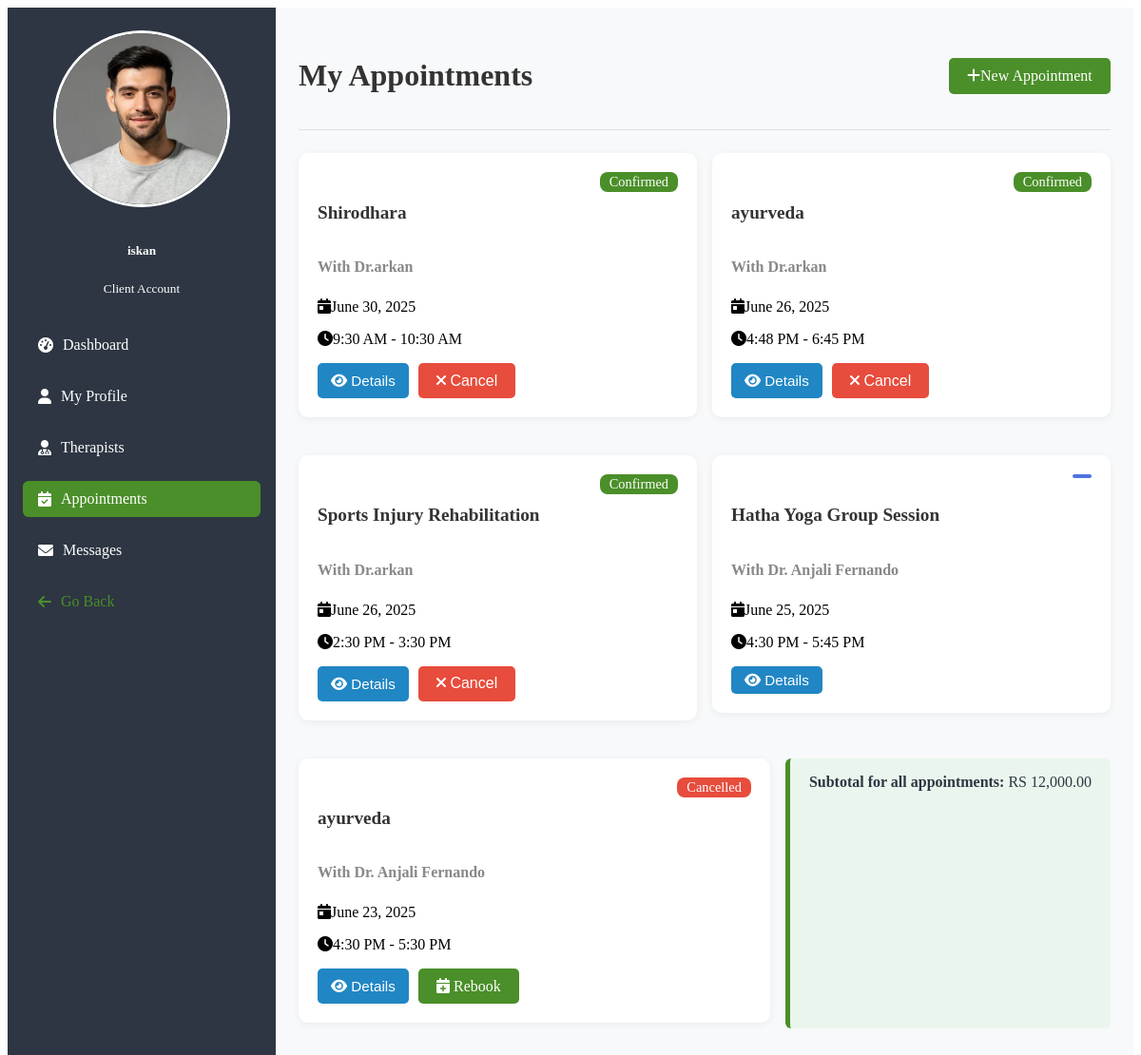
The page /client_appointments.php (signed in) on the database its author committed.
### tables this page shows
CREATE TABLE `client_profiles` (
  `profile_id` int(11) NOT NULL,
  `user_id` int(11) NOT NULL,
  `full_name` varchar(100) DEFAULT NULL,
  `date_of_birth` date DEFAULT NULL,
  `gender` varchar(20) DEFAULT NULL,
  `phone` varchar(20) DEFAULT NULL,
  `address` text DEFAULT NULL,
  `profile_picture` varchar(255) DEFAULT NULL
);

CREATE TABLE `appointments` (
  `id` int(11) NOT NULL,
  `user_id` int(11) NOT NULL,
  `therapist_id` int(11) NOT NULL,
  `service_id` int(11) NOT NULL,
  `title` varchar(100) NOT NULL,
  `description` text NOT NULL,
  `appointment_date` date NOT NULL,
  `appointment_time` time NOT NULL,
  `status` enum('pending','confirmed','cancelled') NOT NULL,
  `created_at` datetime NOT NULL DEFAULT current_timestamp(),
  `start_time` time NOT NULL,
  `end_time` time NOT NULL,
  `notes` text DEFAULT NULL
);

CREATE TABLE `services` (
  `service_id` int(11) NOT NULL,
  `name` varchar(100) NOT NULL,
  `description` text DEFAULT NULL,
  `duration` int(11) NOT NULL COMMENT 'Duration in minutes',
  `price` decimal(10,2) NOT NULL,
  `category` varchar(50) DEFAULT NULL,
  `is_active` tinyint(1) DEFAULT 1,
  `created_at` timestamp NOT NULL DEFAULT current_timestamp(),
  `updated_at` timestamp NOT NULL DEFAULT current_timestamp() ON UPDATE current_timestamp(),
  `image_path` varchar(255) DEFAULT ''
);

CREATE TABLE `users` (
  `user_id` int(11) NOT NULL,
  `username` varchar(50) NOT NULL,
  `pwd` varchar(225) NOT NULL,
  `phone` int(20) NOT NULL,
  `email` varchar(100) NOT NULL,
  `role` enum('client','therapist','admin') NOT NULL
);

### client_appointments.php (the view, shortened to what this page needs)
<?php
include('dbconnect.php');
$profile_stmt = $conn->prepare("SELECT * FROM client_profiles WHERE user_id = ?");
$profile_stmt->bind_param("i", $_SESSION['user_id']);
$profile_stmt->execute();
$profile_result = $profile_stmt->get_result();
$profile = $profile_result->fetch_assoc();
$appointments = [];
$sql = "
    SELECT
        a.id as appointment_id,
        a.appointment_date,
        a.start_time,
        a.end_time,
        a.status,
        a.notes,
        s.name as service_name,
        s.price as service_price,
        s.description as service_description,
        u.username as therapist_name,
        u.email as therapist_email,
        t.specialization as therapist_specialization
    FROM appointments a
    JOIN services s ON a.service_id = s.service_id
    JOIN users u ON a.therapist_id = u.user_id
    LEFT JOIN therapists t ON u.user_id = t.user_id
    WHERE a.user_id = ?
    ORDER BY a.appointment_date DESC, a.start_time DESC
";
$stmt = $conn->prepare($sql);
$stmt->bind_param("i", $_SESSION['user_id']);
$stmt->execute();
$result = $stmt->get_result();
while ($row = $result->fetch_assoc()) {
    $appointments[] = $row;
}
?>
<!DOCTYPE html>
<html lang="en">
<head>
    <link rel="stylesheet" href="client_dashboard_custom.css">
    <link rel="stylesheet" href="common.css">
    <link rel="stylesheet" href="https://cdnjs.cloudflare.com/ajax/libs/font-awesome/6.0.0/css/all.min.css">
</head>
<body>
    <div class="dashboard-flex">
        <div class="dashboard-sidebar-custom">
            <div class="text-center mb-4">
                <div class="mb-3">
                    <?php if ($profile && !empty($profile['profile_picture'])): ?>
                        <img src="../<?php echo htmlspecialchars($profile['profile_picture']); ?>" class="profile-picture" alt="Profile Picture">
                    <?php else: ?>
                        <img src="../assets/images/default-profile.jpg" class="profile-picture" alt="Profile Picture">
                    <?php endif; ?>
                </div>
                <h5><?php echo htmlspecialchars($profile['full_name'] ?? $_SESSION['username']); ?></h5>
                <small>Client Account</small>
            </div>
            <ul class="sidebar-nav">
                <li><a class="sidebar-link" href="client_dashboard.php"><i class="fas fa-tachometer-alt me-2"></i>Dashboard</a></li>
                <li><a class="sidebar-link" href="client_profile.php"><i class="fas fa-user me-2"></i>My Profile</a></li>
                <li><a class="sidebar-link" href="client_therapists.php"><i class="fas fa-user-md me-2"></i>Therapists</a></li>
                <li><a class="sidebar-link active" href="client_appointments.php"><i class="fas fa-calendar-check me-2"></i>Appointments</a></li>
                <li class="position-relative"><a class="sidebar-link" href="client_messages.php"><i class="fas fa-envelope me-2"></i>Messages</a></li>
                <li class="spacing-top"><a class="sidebar-link text-primary" href="index.php"><i class="fas fa-arrow-left me-2"></i>Go Back</a></li>
            </ul>
        </div>
        <div class="dashboard-main">
            <div class="dashboard-header">
                <h1>My Appointments</h1>
                <a href="book_appointment.php" class="btn-custom"><i class="fas fa-plus me-2"></i>New Appointment</a>
            </div>
            <div class="row" style="display: flex; flex-wrap: wrap; gap: 16px;">
                <?php if (empty($appointments)): ?>
                    <div style="flex: 1 1 100%;">
                        <div class="alert-custom alert-info-custom">You don't have any appointments yet.</div>
                    </div>
                <?php else: ?>
                    <?php
                    $subtotal = 0;
                    foreach ($appointments as $appointment):
                        if ($appointment['status'] !== 'cancelled' && $appointment['status'] !== 'declined') {
                            $subtotal += $appointment['service_price'];
                        }
                    ?>
                    <div style="flex: 1 1 45%; min-width: 320px;">
                        <div class="card-custom appointment-card mb-4">
                            <div class="card-body-custom">
                                <div style="display: flex; justify-content: space-between; align-items: start;">
                                    <div>
                                        <h5 class="card-title-custom"><?php echo htmlspecialchars($appointment['service_name']); ?></h5>
                                        <h6 class="card-subtitle-custom">
                                            With <?php echo htmlspecialchars($appointment['therapist_name']); ?>
                                        </h6>
                                    </div>
                                    <span class="card-badge card-badge-<?php
                                        switch($appointment['status']) {
                                            case 'confirmed': echo 'success'; break;
                                            case 'cancelled': echo 'danger'; break;
                                            default: echo 'primary';
                                        }
                                    ?>">
                                        <?php echo ucfirst($appointment['status']); ?>
                                    </span>
                                </div>
                                <div class="spacing-top">
                                    <p class="card-text mb-1"><i class="fas fa-calendar-day me-2"></i><?php echo date('F j, Y', strtotime($appointment['appointment_date'])); ?></p>
                                    <p class="card-text mb-1"><i class="fas fa-clock me-2"></i><?php echo date('g:i A', strtotime($appointment['start_time'])); ?> - <?php echo date('g:i A', strtotime($appointment['end_time'])); ?></p>
                                </div>
                                <div class="appointment-actions" style="display: flex; gap: 10px; margin-top: 15px;">
                                    <button class="btn-custom btn-custom-secondary toggle-details-custom" data-target="details-<?php echo $appointment['appointment_id']; ?>"><i class="fas fa-eye me-1"></i> Details</button>
                                    <?php if ($appointment['status'] === 'pending' || $appointment['status'] === 'confirmed'): ?>
                                        <form method="post" style="display: inline;">
                                            <button type="submit" name="cancel_appointment" class="btn-custom btn-custom-danger" onclick="return confirm('Are you sure you want to cancel this appointment?')"><i class="fas fa-times me-1"></i> Cancel</button>
                                        </form>
                                    <?php endif; ?>
                                    <?php if ($appointment['status'] === 'cancelled'): ?>
                                        <a href="book_appointment.php?rebook=<?php echo $appointment['appointment_id']; ?>" class="btn-custom btn-custom-success"><i class="fas fa-calendar-plus me-1"></i> Rebook</a>
                                    <?php endif; ?>
                                </div>
                            </div>
                        </div>
                    </div>
                    <?php endforeach; ?>
                    <div class="alert-custom alert-info-custom text-end mt-4"><strong>Subtotal for all appointments:</strong> RS <?php echo number_format($subtotal, 2); ?></div>
                <?php endif; ?>
            </div>
        </div>
    </div>
</body>
</html>

### client_dashboard_custom.css (style rules this page uses)
.dashboard-flex { display: flex; min-height: 100vh; }
.dashboard-sidebar-custom { width: 250px; background: #2d3642; color: #fff; padding: 24px 16px; box-shadow: 2px 0 8px rgba(0,0,0,0.04); }
.dashboard-sidebar-custom .profile-picture { width: 180px; height: 180px; border-radius: 50%; object-fit: cover; border: 3px solid #fff; margin-bottom: 12px; }
.dashboard-sidebar-custom .sidebar-nav { list-style: none; padding: 0; margin: 32px 0 0 0; }
.dashboard-sidebar-custom .sidebar-nav li { margin-bottom: 16px; }
.dashboard-sidebar-custom .sidebar-link { display: flex; align-items: center; color: #fff; text-decoration: none; padding: 10px 16px; border-radius: 6px; transition: background 0.2s; font-size: 1rem; position: relative; }
.dashboard-sidebar-custom .sidebar-link.active, .dashboard-sidebar-custom .sidebar-link:hover { background: #4a8f29; color: #fff; }
.dashboard-main { flex: 1; padding: 32px 24px; background: #f8f9fa; }
.dashboard-header { display: flex; justify-content: space-between; align-items: center; margin-bottom: 24px; border-bottom: 1px solid #e0e0e0; padding-bottom: 16px; }
.dashboard-header h1 { font-size: 2rem; color: #333; }
.btn-custom { display: inline-block; background: #4a8f29; color: #fff; padding: 0.6rem 1.2rem; border: none; border-radius: 5px; cursor: pointer; text-decoration: none; font-size: 1rem; transition: background 0.3s; }
.btn-custom-secondary { background: #2186c4; }
.btn-custom-danger { background: #e74c3c; }
.alert-custom { padding: 16px 20px; border-radius: 6px; margin-bottom: 18px; font-size: 1rem; }
.alert-info-custom { background: #eaf6ed; color: #2d3642; border-left: 5px solid #4a8f29; }
.card-custom { background: #fff; border-radius: 10px; box-shadow: 0 2px 8px rgba(0,0,0,0.06); margin-bottom: 20px; overflow: hidden; }
.card-body-custom { padding: 20px; }
.card-title-custom { font-size: 1.2rem; font-weight: 600; color: #333; }
.card-subtitle-custom { font-size: 1rem; color: #888; margin-bottom: 8px; }
.card-badge { display: inline-block; padding: 2px 10px; border-radius: 8px; font-size: 0.9rem; font-weight: 500; margin-left: 8px; }
.card-badge-success { background: #4a8f29; color: #fff; }
.card-badge-danger { background: #e74c3c; color: #fff; }
.card-badge-primary { background: #4e73df; color: #fff; }
.toggle-details-custom { background: #2186c4; color: #fff; border: none; border-radius: 5px; padding: 6px 14px; font-size: 0.95rem; cursor: pointer; transition: background 0.2s; }
.dashboard-sidebar-custom .sidebar-link i { margin-right: 10px; }

### common.css (style rules this page uses)
.mb-3 { margin-bottom: 1rem; }
.mb-4 { margin-bottom: 1.5rem; }
.text-center { text-align: center; }
.text-primary { color: #4a8f29 !important; }
.spacing-top { margin-top: 1rem !important; }

### rows shown on the page
client_profiles: profile_picture (picture), full_name "iskan"
appointments: service.name "Shirodhara", users.username "Dr.arkan", status "Confirmed", appointment_date "June 30, 2025", start_time "9:30 AM", end_time "10:30 AM"
appointments: service.name "ayurveda", users.username "Dr.arkan", status "Confirmed", appointment_date "June 26, 2025", start_time "4:48 PM", end_time "6:45 PM"
appointments: service.name "Sports Injury Rehabilitation", users.username "Dr.arkan", status "Confirmed", appointment_date "June 26, 2025", start_time "2:30 PM", end_time "3:30 PM"
appointments: service.name "Hatha Yoga Group Session", users.username "Dr. Anjali Fernando", appointment_date "June 25, 2025", start_time "4:30 PM", end_time "5:45 PM"
appointments: service.name "ayurveda", users.username "Dr. Anjali Fernando", status "Cancelled", appointment_date "June 23, 2025", start_time "4:30 PM", end_time "5:30 PM"

### other values the page prints
$subtotal "12,000.00"
